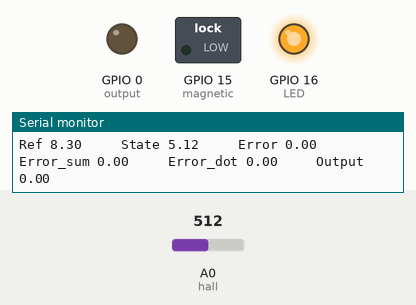
Bench run of a sketch on a simulated ESP8266 (NodeMCU). On the bench: switched loads named in the sketch (green lamp = pin HIGH), output pins drawn as LEDs (lit = HIGH), the last lines printed to the serial monitor. The inputs (shaded band) are chosen by the test bench; at power-on: A0 (hall) = 512. EEPROM starts erased.

Above: at 3.8 s.
3.9 s: A0 (hall) set to 582
5.4 s: A0 (hall) set to 617
At 5.8 s:
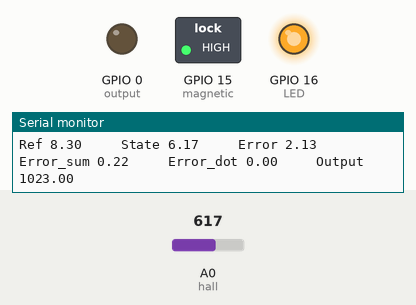
6.9 s: A0 (hall) set to 641
At 7.2 s:
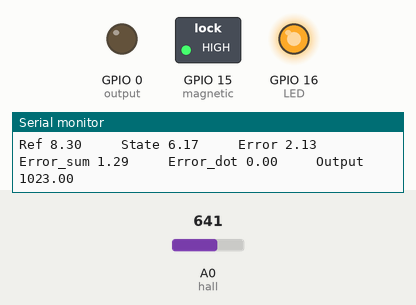
8.4 s: A0 (hall) set to 716
At 8.63 s:
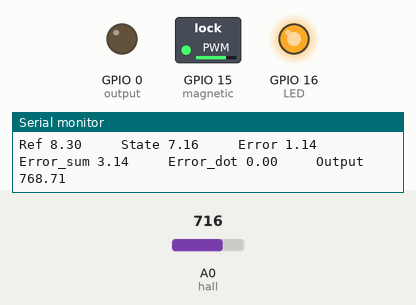
Timing chart, 0 to 12.4 s (numbered marks = the images above; inputs shaded):
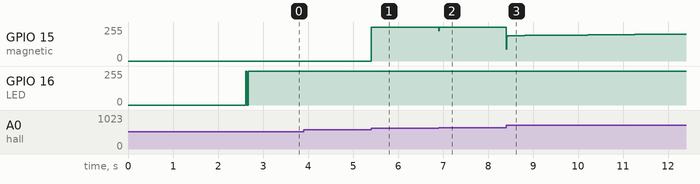

The sketch:

Esp_Levitator.ino
```cpp
/*
  magnetic levitation
  Chiangmai Maker Club
  modified -
  by wasin wongkum
  sensor hall sensor A1302
  mosfet irf 540n
  supply 12v
  coil 10 ohm


  !!!!!!!!!!!!!!!!!!!!!!!!!!!!!!! using ESP8266 Stable version 2.0.0 !!!!!!!!!!!!!!!!!!!!!!!!!!!!!!!!!!!!
*/
#include <EEPROM.h>
#include <Ticker.h>
#include <ESP8266WiFi.h>
#include <WiFiUdp.h>

#define key 0x09

#define buffer_size 512

#define LED        16
#define hall        A0
#define magnetic    15
#define filter      0.90f
#define Start_adddress    1

char data[buffer_size] = {0}; //buffer to hold incoming and outgoing packets
WiFiUDP Udp;

typedef struct
{
  int8_t startByte;
  int8_t roll;
  int8_t pitch;
  int8_t throttle;
  int8_t yaw;
  int8_t checksum;
} ControlData;

typedef struct
{
  int8_t startByte;
  int8_t startByte2;
  int8_t yawPitchRoll;
  int16_t kp;
  int16_t ki;
  int16_t kd;
  int16_t checksum;
} TuningData;


float state = 0;
float state_f = 0;
float prev_state = 0;
float prev_state_f = 0;
float ref = 8.3;
float error = 0;
float prev_error = 0;
float error_dot = 0;
float error_sum = 0;

float kp = 500;
float ki = 20;
float kd = 5;
float output  = 0;

Ticker ticker_PID;
Ticker ticker_DEGUG;

int address = 0;

void Read_UDP();
void PID();
void Debug();

void EEPROM_read_Gain()
{
  int buffer[6] = {0};

  for (int i = 0; (i < 6); i++)
  {
    buffer[i] = EEPROM.read(Start_adddress + i);
  }
  int16_t g_buffer = (int16_t)buffer[0] << 8 | (int16_t)buffer[1];
  kp = (float)g_buffer / 1.0f;

  g_buffer = (int16_t)buffer[2] << 8 | (int16_t)buffer[3];
  ki = (float)g_buffer / 10.0f;

  g_buffer = (int16_t)buffer[4] << 8 | (int16_t)buffer[5];
  kd = (float)g_buffer / 100.0f;
}

void EEPROM_write_Gain()
{
  int buffer[6] = {0};

  int16_t g_buffer = kp * 1.0f;
  buffer[0] =  (int8_t)(g_buffer >> 8);
  buffer[1] =  (int8_t)g_buffer;
  g_buffer = ki * 10.0f;
  buffer[2] =  (int8_t)(g_buffer >> 8);
  buffer[3] =  (int8_t)g_buffer;
  g_buffer = kd * 100.0f;
  buffer[4] =  (int8_t)(g_buffer >> 8);
  buffer[5] =  (int8_t)g_buffer;

  for (int i = 0; (i < 6); i++)
  {
    EEPROM.write(Start_adddress + i, buffer[i]);
  }

  EEPROM.commit();
}

void PRE_EEPROM_write_Gain()
{
  if (EEPROM.read(0) != key)
  {
    EEPROM.write(0, key);

    int buffer[6] = {0};

    int16_t g_buffer = 400 ;
    buffer[0] =  (int8_t)(g_buffer >> 8);
    buffer[1] =  (int8_t)g_buffer;
    g_buffer = 200;
    buffer[2] =  (int8_t)(g_buffer >> 8);
    buffer[3] =  (int8_t)g_buffer;
    g_buffer = 320 ;
    buffer[4] =  (int8_t)(g_buffer >> 8);
    buffer[5] =  (int8_t)g_buffer;

    for (int i = 0; (i < 6); i++)
    {
      EEPROM.write(Start_adddress + i, buffer[i]);
    }

    EEPROM.commit();
  }
}
/* Set these to your desired credentials. */
const char *ssid = "Levitator";
const char *password = "12345678";
unsigned int localPort = 12345;
IPAddress local_ip(192, 168, 5, 1);
IPAddress gateway(192, 168, 5, 1);
IPAddress subnet(255, 255, 255, 255);

void setup()
{
  pinMode(hall, INPUT);
  pinMode(output, OUTPUT);
  pinMode(LED, OUTPUT);

  delay(1000);
  Serial.begin(115200);

  char accessPointName[16] = {'\0'};
  sprintf(accessPointName, "Levitator-%lu", ESP.getChipId());
  Serial.print("Access Point: ");
  Serial.println(accessPointName);

  WiFi.mode(WIFI_STA);
  WiFi.disconnect();
  delay(100);

  WiFi.softAP(accessPointName, "");
  WiFi.mode(WIFI_AP_STA);
  Serial.print("IP Address: ");
  Serial.println(WiFi.softAPIP());
  delay(500);
  // WiFi.softAPConfig(local_ip, gateway, subnet);
  // delay(500);

  // IPAddress myIP = WiFi.softAPIP();
  // Serial.print("AP IP: ");
  // Serial.println(myIP);

  if ( Udp.begin(localPort) > 0) {
    Serial.print("UDP star port :");
    Serial.println(Udp.localPort());

  } else {
    Serial.println("Error");

  }
  delay(1000);

  EEPROM.begin(10);

  PRE_EEPROM_write_Gain();
  EEPROM_read_Gain();

  ticker_PID.attach_ms(10, PID);
  ticker_DEGUG.attach_ms(1000, Debug);


}

void loop()
{
  Read_UDP();
  delay(5);

}

void Read_UDP()
{

  int numberOfBytes = Udp.parsePacket();

  if (numberOfBytes > 0)
  {
    Udp.read(data, numberOfBytes);

    if (data[0] == 0XF0 && data[1] == 0XF0) // tuning data
    {
      TuningData tuningData = {0};
      memcpy(&tuningData, data, sizeof(TuningData));
      int16_t checksum = tuningData.yawPitchRoll + tuningData.kp + tuningData.ki + tuningData.kd;

      if (tuningData.yawPitchRoll >= 0X01 && tuningData.yawPitchRoll <= 0X03 && tuningData.checksum == checksum)
      {
        switch (tuningData.yawPitchRoll)
        {
          case 0X02: // pitch
            kp = (float)tuningData.kp / 1.0f;
            ki = (float)tuningData.ki / 10.0f;
            kd = (float)tuningData.kd / 100.0f;
            EEPROM_write_Gain();
            break;
        }


          Serial.print("Tuning Data ");
          Serial.print(tuningData.yawPitchRoll == 0X01 ? "(Yaw):" :
                       tuningData.yawPitchRoll == 0X02 ? "(Pitch):" : "(Roll):");
          Serial.print(" KP=");
          Serial.print(kp);
          Serial.print(" KI=");
          Serial.print(ki);
          Serial.print(" KD=");
          Serial.println(kd);
      }
    }
    else if (data[0] == 0XFC && data[0] == 0XFC) // get tuning data
    {
      TuningData tuningData = {0};
      memcpy(&tuningData, data, sizeof(TuningData));
      int8_t checksum = tuningData.yawPitchRoll + tuningData.kp + tuningData.ki + tuningData.kd;

      if (tuningData.checksum == checksum)
      {
        // send tuning data to remote control
        for (tuningData.yawPitchRoll = 0X01; tuningData.yawPitchRoll <= 0X03; tuningData.yawPitchRoll++)
        {
          // sample
          float _kp = 0.0f;
          float _ki = 0.0f;
          float _kd = 0.0f;

          switch (tuningData.yawPitchRoll)
          {
            case 0X01: // yaw
             _kp = 0;
             _ki = 0;
             _kd = 0;
                break;

            case 0X02: // pitch
             _kp = kp;
             _ki = ki;
             _kd = kd;
                break;

            case 0X03: // roll
             _kp = 0;
             _ki = 0;
             _kd = 0;
                break;

          }
          // ************

          tuningData.kp = _kp * 1.0f;
          tuningData.ki = _ki * 10.0f;
          tuningData.kd = _kd * 100.0f;
          tuningData.checksum = tuningData.yawPitchRoll + tuningData.kp + tuningData.ki + tuningData.kd;
          memcpy(&data, &tuningData, sizeof(TuningData));

          Serial.print("Send tuning data to ");
          Serial.print(Udp.remoteIP());
          Serial.print(" port ");
          Serial.print(Udp.remotePort());
          Serial.print(": 0X");
          Serial.print((byte)tuningData.startByte, HEX);
          Serial.print(" 0X");
          Serial.print((byte)tuningData.startByte2, HEX);
          Serial.print(" 0X0");
          Serial.print((byte)tuningData.yawPitchRoll, HEX);
          Serial.print(" ");
          Serial.print(tuningData.kp);
          Serial.print(" ");
          Serial.print(tuningData.ki);
          Serial.print(" ");
          Serial.print(tuningData.kd);
          Serial.print(" checksum ");
          Serial.println(tuningData.checksum);

          Udp.beginPacket(Udp.remoteIP(), Udp.remotePort());
          Udp.write(data, sizeof(TuningData));
          Udp.endPacket();
          delay(200); // don't forget to delay
        }

        Serial.println();
      }
    }
  }
}

void Debug(void)
{
  Serial.print("Ref ");
  Serial.print(ref);
  Serial.print("     ");
  Serial.print("State ");
  Serial.print(state);
  Serial.print("     ");
  Serial.print("Error ");
  Serial.print(error);
  Serial.print("     ");
  Serial.print("Error_sum ");
  Serial.print(error_sum);
  Serial.print("     ");
  Serial.print("Error_dot ");
  Serial.print(error_dot);
  Serial.print("     ");
  Serial.print("Output ");
  Serial.println(output);
}

void PID(void)
{
  digitalWrite(LED, 0);
  /* if fix referent */

  prev_state = state ;
  state = prev_state + (filter * (((float)(analogRead(hall)) / 100.0f) - prev_state));

  prev_error = error;
  error = ref - state;
  error_dot = (error - prev_error) * 200.0f;
  error_sum = error_sum + error / 200.0f;

  output = kp * error + ki * error_sum + kd * error_dot + 250; // offser g

  if (output < 0)   output = 0;
  if (output > 1023) output = 1023;

  if (state < 6 || state > 10.0f)
  {
    output = 0;
    error_sum = 0;
    error_dot = 0;
    error = 0;
  }
  //  output = 0;
  analogWrite(magnetic, output);
  digitalWrite(LED, 1);
}
```

Measured:
- the behaviour switches between 599 and 600 on A0 (hall) (found by bisection; images 0 and 1)
- after the input at 5.4 s, GPIO 15 (magnetic): 0/255 → 255/255 at once
- after the input at 6.9 s, GPIO 15 (magnetic): 255/255 → 226/255 at once, → 255/255 0.01 s later
